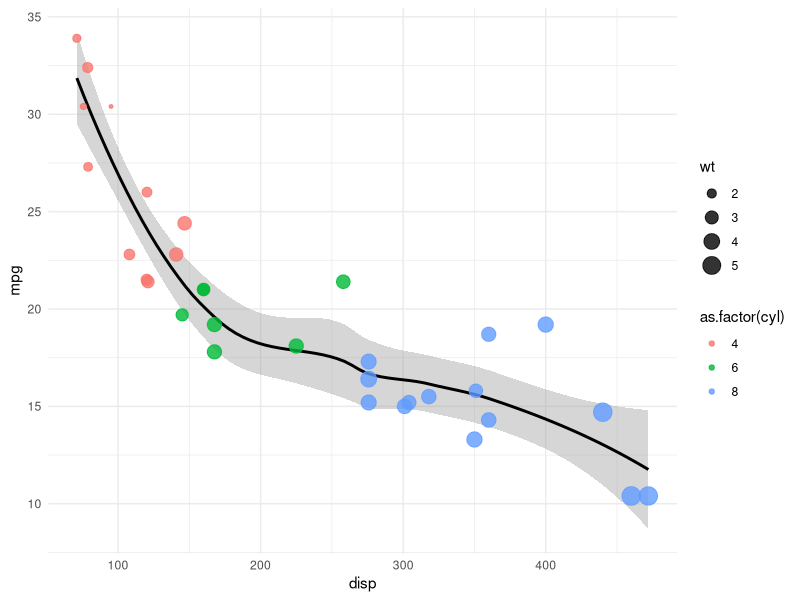

Source code (R):
## ---- chunk 1
knitr::opts_chunk$set(echo = TRUE, fig.align = 'center', warning = FALSE, message = FALSE)
## ---- chunk 2
# Generative art with R example with folded code?
## ---- chunk 3
library(ggplot2)

data <- mtcars

# Plot the relationship between a car displacement and mpg, colored by number of cylinders and give a dot size related to the car's weight
# From this it appears clear how heavier cars have bigger engines, consume more and have more cylinders.
ggplot(data, aes(x = disp, y = mpg, col = as.factor(cyl))) +
    geom_smooth(color='black') +
    geom_point(aes(size = wt), alpha=0.8) +
    theme_minimal() 
## ---- chunk 4
library(ComplexHeatmap)
## ---- chunk 5
library(circlize)
